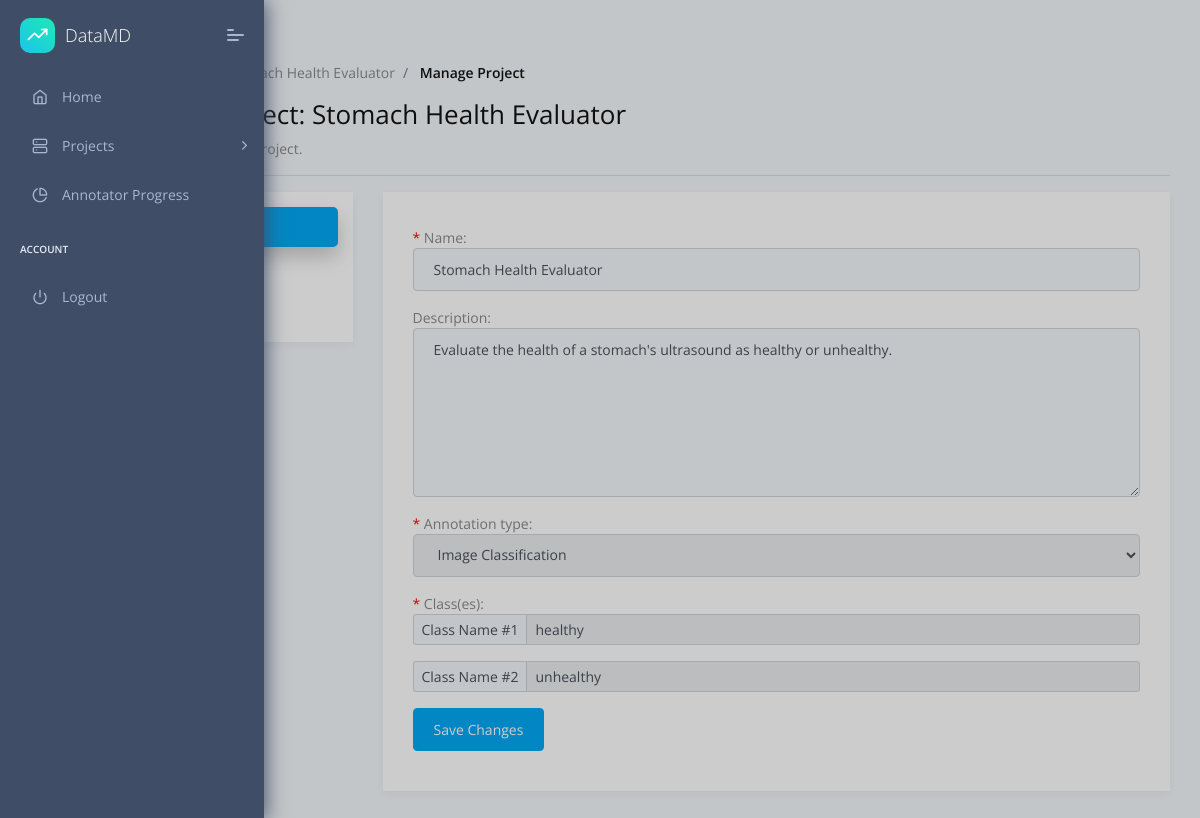
Before: /dashboard/manage_project/14 (signed in) with the older database file.
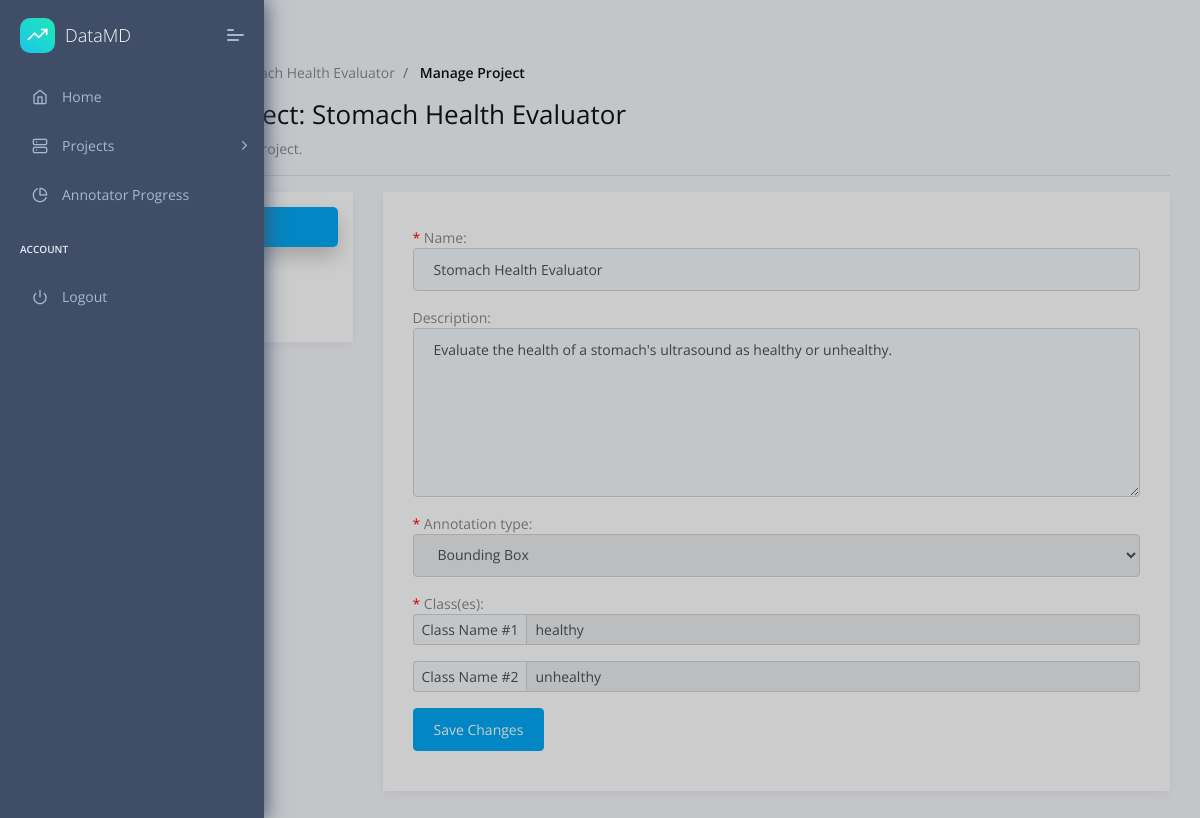
After: the same page with the newer database file.
### annotator/models.py (models this page shows, shortened)
class Project(models.Model):
    def annotation_path(instance, filename):
        return os.path.join(
        'annotations',
        str(instance.project.id),
        filename
    )
    name = models.CharField(max_length = 200)
    description = models.TextField(blank=True)
    annotation = models.FileField(null=True, blank=True, upload_to=annotation_path)
    createdAt = models.DateTimeField(auto_now_add = True)
    config = models.TextField(blank=True) # might switch to JSONField() if deemeded preferable
    annotation_type = models.ForeignKey(AnnotationType, null=True, on_delete=models.PROTECT) # dont delete type if project exists of said type
    manager = models.ForeignKey(User, on_delete=models.CASCADE, related_name="manager", limit_choices_to={'groups__name': 'manager_user_group'})
    annotators = models.ManyToManyField(User, blank=True, related_name="annotators", limit_choices_to={'groups__name': 'annotator_user_group'})

class AnnotationClass(models.Model):
    name = models.CharField(max_length = 100)
    description = models.TextField(blank=True)
    project = models.ForeignKey(Project, on_delete=models.CASCADE) # if Project deleted, class is deleted
    def __str__(self):
        return self.name + " <-- " + self.project.name

### annotator/views.py (the view, shortened to what this page needs)
# urls.py: path('dashboard/manage_project/<str:project_id>', views.manage_project, name="manage_project"),
@login_required
@user_passes_test(isManager)
def manage_project(request, project_id):
    error_messages = []
    success_messages = []
    warning_messages = []
    project = Project.objects.get(id = project_id)
    pending_invites = ProjectInvite.objects.filter(project = project, status = 'Pending')
    if project.manager != request.user:
        return redirect('dashboard')
    editInfoForm = ProjectForm(instance = project)
    editInfoForm.fields['annotation_type'].disabled = True
    annotation_classes = AnnotationClass.objects.filter(project = project)
    print(annotation_classes) # -- DEBUG
    addAnnotatorsForm = AddAnnotatorsForm()
    images = Image.objects.filter(project = project)
    print(images) # -- DEBUG
    annotated_images = images.exclude(annotation_class__isnull = True)
    unannotated_images = images.exclude(annotation_class__isnull = False)
    print("annotated: ", annotated_images) # -- DEBUG
    print("unannotated: ", unannotated_images) # -- DEBUG
    request = request
    template = APP_NAME + USER_GROUP_INFO[MANAGER]['directory'] + '/manage_project.html'
    context = { 'project': project,
        'editInfoForm': editInfoForm,
        'annotation_classes': annotation_classes,
        'pending_invites': pending_invites,
        'addAnnotatorsForm': addAnnotatorsForm,
        'error_messages': error_messages,
        'success_messages': success_messages,
        'warning_messages': warning_messages,
    } # all the variables you want to pass to context
    return render(
        request, # pass the http request argument
        template, # the template which represents function
        context # a dictionary which will be added to the template context
    )

### annotator/forms.py
class ProjectForm(forms.ModelForm):
    def __init__(self, *args, **kwargs):
        super(ProjectForm, self).__init__(*args, **kwargs)
        for field_name, field in self.fields.items():
            field.widget.attrs['class'] = 'form-control'
        self.fields['description'].widget.attrs['rows'] = '7'
        self.fields['description'].widget.attrs['placeholder'] = 'Project Description'
        self.fields['name'].widget.attrs['placeholder'] = 'Project Name'
    class Meta:
        model = Project
        fields = ['name', 'description', 'annotation_type']

class AddAnnotatorsForm(forms.Form):
    annotators = forms.ModelChoiceField(label = 'Annotators to Invite', widget=forms.SelectMultiple, queryset=User.objects.filter(groups__name='annotator_user_group'))
    def __init__(self, *args, **kwargs):
        super(AddAnnotatorsForm, self).__init__(*args, **kwargs)
        self.fields['annotators'].widget.attrs['class'] = 'select2-multiple'
        self.fields['annotators'].empty_label = None

### annotator/models.py (called while the page is built)
    def __str__(self):
        for type in self.choices:
            if type[0] == self.name:
                return type[1]

    def __str__(self):
        return self.name + " <-- " + self.project.name

### annotator/templatetags/check_group.py (called while the page is built)
@register.filter(name='has_group')
def has_group(user, group_name):
    return user.groups.filter(name=group_name).exists()

### annotator/views.py (called while the page is built)
def isManager(user):
    return user.groups.filter(name=MANAGER).exists()

### annotator/templates/annotator/managers/manage_project.html (shortened to what this page needs)
{% extends "layouts/base.html" %} {% block title %} Dashboard {% endblock %}
{% block stylesheets %} {% endblock stylesheets %} {% block content %}
<div class="pcoded-content">
  <div class="pcoded-inner-content">
    <div class="page-header">
      <div class="page-block">
        <div class="row align-items-center">
          <div class="col-md-12">
            <div class="page-header-title">
              <h5 class="m-b-10">Dashboard</h5>
            </div>
            <ul class="breadcrumb">
              <li class="breadcrumb-item">
                <a href="{% url 'dashboard' %}"
                  ></a>
              </li>
              <li class="breadcrumb-item">
                <a href="javascript:">Projects</a>
              </li>
              <li class="breadcrumb-item">
                <a href="javascript:">{{ project.name }}</a>
              </li>
              <li class="breadcrumb-item">
                <a href="javascript:">Manage Project</a>
              </li>
            </ul>
          </div>
        </div>
      </div>
    </div>
    <div class="main-body">
      <div class="page-wrapper">
        <h3>Manage Project: {{ project.name }}</h3>
        <p>Manage your existing project.</p>
        <hr />
        <div class="row">
          <div class="col-sm-12">
            <div class="row">
                <div class="col-md-3 col-sm-12">
                    <ul class="nav flex-column nav-pills" id="v-pills-tab" role="tablist" aria-orientation="vertical">
                        <li><a class="nav-link text-left active" id="v-pills-info-tab" data-toggle="pill" href="#v-pills-info" role="tab" aria-controls="v-pills-home" aria-selected="true">Info</a></li>
                        <li><a class="nav-link text-left" id="v-pills-annotators-tab" data-toggle="pill" href="#v-pills-annotators" role="tab" aria-controls="v-pills-profile" aria-selected="false">Annotators</a></li>
                        <li><a class="nav-link text-left" id="v-pills-images-tab" data-toggle="pill" href="#v-pills-images" role="tab" aria-controls="v-pills-messages" aria-selected="false">Images</a></li>
                    </ul>
                </div>
                <div class="col-md-9 col-sm-12">
                    <div class="tab-content" id="v-pills-tabContent">
                        <div class="tab-pane fade show active" id="v-pills-info" role="tabpanel" aria-labelledby="v-pills-info-tab">
                            {% include 'annotator/managers/manage_project_sub/info.html' %}
                        </div>
                    </div>
                </div>
            </div>
        </div>
        </div>
      </div>
    </div>
  </div>
</div>
{% endblock content %}

### templates/layouts/base.html (shortened to what this page needs)
<!DOCTYPE html>
<html lang="en">
<head>
    <link rel="stylesheet" href="/static/assets/fonts/fontawesome/css/fontawesome-all.min.css">
    <link rel="stylesheet" href="/static/assets/plugins/animation/css/animate.min.css">
    <link rel="stylesheet" href="/static/assets/css/style.css">
    <link href="https://cdn.jsdelivr.net/npm/select2@4.1.0-rc.0/dist/css/select2.min.css" rel="stylesheet" />
</head>
<body>
    {% include 'includes/sidebar.html' %}
    <div class="pcoded-main-container">
        <div class="pcoded-wrapper">
            {% block content %}{% endblock content %}
        </div>
    </div>
</body>
</html>

### templates/includes/sidebar.html (shortened to what this page needs)
    {% load check_group %}
    {% if request.user|has_group:"manager_user_group" %}
    <nav class="pcoded-navbar">
        <div class="navbar-wrapper">
            <div class="navbar-brand header-logo">
                <a href="{% url 'dashboard' %}" class="b-brand">
                    <div class="b-bg">
                        <i class="feather icon-trending-up"></i>
                    </div>
                    <span class="b-title">DataMD</span>
                </a>
                <a class="mobile-menu" id="mobile-collapse" href="javascript:"><span></span></a>
            </div>
            <div class="navbar-content scroll-div">
                <ul class="nav pcoded-inner-navbar">
                    <li data-username="dashboard Default Ecommerce CRM Analytics Crypto Project"
                        class="nav-item {% if 'index' in segment %} active {% endif %}">
                        <a href="{% url 'dashboard' %}" class="nav-link "><span class="pcoded-micon"><i class="feather icon-home"></i></span><span class="pcoded-mtext">Home</span></a>
                    </li>
                    <li data-username="form elements advance componant validation masking wizard picker select" class="nav-item pcoded-hasmenu">
                        <a href="javascript:" class="nav-link "><span class="pcoded-micon"><i class="feather icon-server"></i></span><span class="pcoded-mtext">Projects</span></a>
                    </li>
                    <li data-username="Charts Morris"
                        class="nav-item {% if 'charts-morris' in segment %} active {% endif %}">
                        <a href="{% url 'annotator_progress' %}" class="nav-link "><span class="pcoded-micon"><i class="feather icon-pie-chart"></i></span><span class="pcoded-mtext">Annotator Progress</span></a></li>
                    <li class="nav-item pcoded-menu-caption">
                        <label>Account</label>
                    </li>
                    <li data-username="Disabled Menu" class="nav-item">
                        <a href="{% url 'logout' %}" class="nav-link">
                            <span class="pcoded-micon"><i class="feather icon-power"></i></span><span class="pcoded-mtext">Logout</span>
                        </a>
                    </li>
                </ul>
            </div>
        </div>
    </nav>
    {% endif %}

### annotator/templates/annotator/managers/manage_project_sub/info.html (shortened to what this page needs)
<form method="POST">
  {% for field in editInfoForm %}
  <p>
    {% if field.field.required %} <font color="red">*</font> {% endif %}
    {{field.label}}: {{field}}
  </p>
  {% endfor %}
  <font color="red">*</font> Class(es):
  {% for annotation_class in annotation_classes %}
  <div id="new_chq">
    <div class="input-group input-group-sm mb-3" id="new_{{ forloop.counter }}">
      <div class="input-group-prepend">
        <span class="input-group-text" id="inputGroup-sizing-sm{{ forloop.counter }}">Class Name #{{ forloop.counter }}</span>
      </div>
        <input type="text" value="{{ annotation_class.name }}"class="form-control" aria-label="Small" aria-describedby="inputGroup-sizing-sm{{ forloop.counter }}" name = "class" maxlength="200" disabled/>
    </div>
  </div>
  {% endfor %}
  <button type="submit" name="editInfoButton" class="btn btn-primary">
    Save Changes
  </button>
</form>

Changed rows visible on the page:
changed Project "Stomach Health Evaluator": annotation_type "Image Classification" → "Bounding Box"
